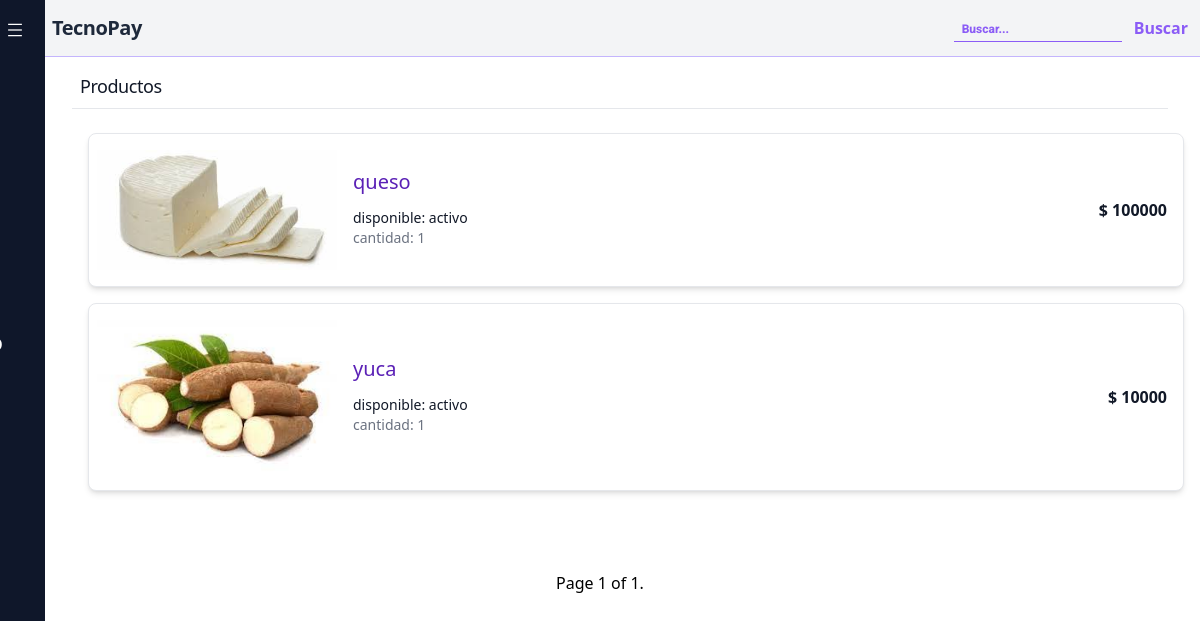
/inicio/, run on an earlier commit of the app's database.
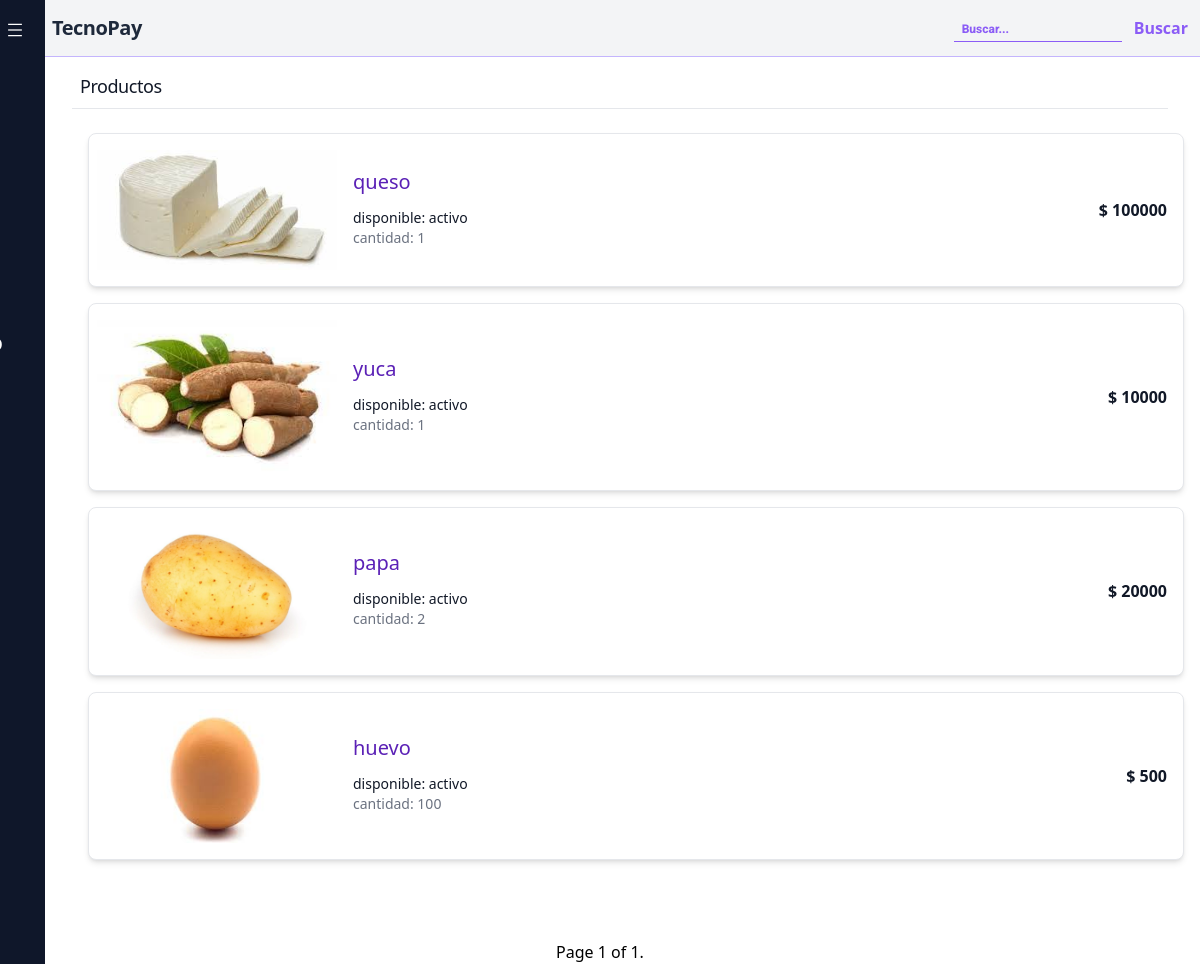
And on a later commit of the database.
### products/models.py (models this page shows, shortened)
class InheritedData(models.Model):
    modified = models.DateTimeField(auto_now=True)
    created = models.DateTimeField(auto_now_add=True)
    class Meta:
        abstract = True

class Products(InheritedData):
    name=models.CharField(max_length=100)
    description=models.TextField()
    img=models.ImageField(null=True,blank=True)
    price=models.PositiveIntegerField()
    quantity=models.PositiveIntegerField(default=1)
    active=models.BooleanField(default=True)
    categorys=models.ManyToManyField(Category)

### products/views.py (the view)
# urls.py: path('inicio/',ProductsView.as_view(),name='products'),
class ProductsView(View):
    def get(self, request, *args, **kwargs):
        search = request.GET.get('search',None)
        if search != None:
            producs_list = Products.objects.filter(name__contains=search)
        else:
            producs_list = Products.objects.all()
        paginator_list = Paginator(producs_list, 15) # Show 15 products per page.
        page_number = request.GET.get('page')
        products_page = paginator_list.get_page(page_number)
        return  render(request, 'products/productslist.html', {'products_page':products_page})

### templates/products/productslist.html (shortened to what this page needs)
{% extends "base/base.html" %}
{% load static %}
{% block content%}
<div class="box ml-10">
    <div class="bg-white ">
        <div class="max-w-2xl mx-auto py-16 px-4  sm:px-6 lg:max-w-7xl lg:px-8">
          <h2 class="text-lg font-medium tracking-tight text-gray-900 p-2 ">Productos</h2>
          <hr>
          <div class="mt-6">
            {% for products in products_page %}
            <div class=" bg-white rounded-lg border shadow-md m-4 dark:bg-gray-800 dark:border-gray-700 w-full">
             <div class="flow-root">
               <a href="{% url 'detail_products' products.id %}">
                  <ul role="list" class="divide-y divide-gray-200 dark:divide-gray-700">
                      <li class="py-3 sm:py-4">
                          <div class="flex items-center space-x-4">
                              <div class="">
                                  <img class="w-60 h-50 object-cover ml-2" src="{{products.img.url}}" alt="Products">
                              </div>
                              <div class="flex-1 min-w-0">
                                <h3 class="text-violet-800 pb-4 text-xl font-medium  leading-none dark:text-white">{{products.name}}</h3>
                                  <p class="text-sm font-medium text-gray-900 truncate dark:text-white">
                                      disponible:
                                      {% if products.active == True %}
                                      activo
                                      {% else %}
                                      no disponible
                                      {% endif %}
                                  </p>
                                  <p class="text-sm text-gray-500 truncate text-gray-400">
                                      cantidad: <span>{{products.quantity}}</span>
                                  </p>
                              </div>
                              <div class="inline-flex items-center text-base font-semibold text-gray-900 dark:text-white p-4">
                                  $ {{products.price}}
                              </div>
                          </div>
                      </li>
                  </ul>
                </a>
             </div>
          </div>
            {% empty %}
            <li>no hay productos disponibles.</li>
            {% endfor %}
          </div>
        </div>
      </div>
</div>
<div class="pagination text-center">
  <span class="step-links">
      <span class="current">
          Page {{ products_page.number }} of {{ products_page.paginator.num_pages }}.
      </span>
  </span>
</div>
{% endblock %}

### templates/base/base.html (shortened to what this page needs)
<!doctype html>
<html>
<head>
  <script src="https://cdn.tailwindcss.com"></script>
</head>
<body>
  <nav class="flex items-center justify-between  bg-gray-100 p-3 absolute w-full border-b border-violet-300">
    <div class="flex items-center flex-shrink-0 text-white mr-6">
      <span class="font-semibold text-xl tracking-tight text-2xl text-slate-800	">TecnoPay</span>
    </div>
    <div class="flex buscador flex-row">
    <div class=" relative mr-3 md:mr-0 md:block border-b border-violet-500">
      <input id="email-adress-icon" class="appearance-none bg-transparent border-none w-full text-slate-700 mr-3 py-1 px-2 leading-tight focus:outline-none placeholder-violet-500 font-extrabold text-xs" type="text" placeholder="Buscar..." aria-label="buscar" style="font-family:Roboto">
    </div>
    <button class="text-violet-500 ml-3 font-semibold text-base" id="buscar">
      Buscar
    </button>
    </div>
  </nav>
    <div class="flex flex-col h-screen p-3 w-60 bg-slate-900	 text-white-800 text-white fixed" id="translate">
        <div class="space-y-3 border-white">
          <div class="flex items-center justify-between  ">
            <button class="p-2" id="button">
              <svg
                xmlns="http://www.w3.org/2000/svg"
                viewBox="0 0 512 512"
                class="w-5 h-5 fill-current text-white"
              >
                <rect width="352" height="32" x="80" y="96"></rect>
                <rect width="352" height="32" x="80" y="240"></rect>
                <rect width="352" height="32" x="80" y="384"></rect>
              </svg>
            </button>
          </div>
          <div class="flex-1 close ">
            <ul class="pt-2 pb-4 space-y-1 text-sm">
              <li class="rounded-sm">
                <a href="{% url 'products' %}" class="flex items-center p-2 space-x-3 rounded-md">
                </a>
              </li>
              <li class="rounded-sm">
                <a href="#" class="flex items-center p-2 space-x-3 rounded-md">
                </a>
              </li>
              <li class="rounded-sm">
                <a href="{% url 'category' %}" class="flex items-center p-2 space-x-3 rounded-md">
                </a>
              </li>
              {% if request.user.is_authenticated  %}
              <li class="rounded-sm">
                <a href="#" class="flex items-center p-2 space-x-3 rounded-md">
                  <svg
                    xmlns="http://www.w3.org/2000/svg"
                    viewBox="0 0 512 512"
                    class="w-5 h-5 fill-current text-red-500"
                  >
                    <path
                      d="M440,424V88H352V13.005L88,58.522V424H16v32h86.9L352,490.358V120h56V456h88V424ZM320,453.642,120,426.056V85.478L320,51Z"
                    ></path>
                    <rect width="32" height="64" x="256" y="232"></rect>
                  </svg>
                  <span class="font-semibold">Logout</span>
                </a>
              </li>
                {% else %}
                <li class="rounded-sm">
                  <a href="{% url 'login' %}" class="flex items-center p-2 space-x-3 rounded-md">
                  </a>
                </li>
                {% endif %}
            </ul>
          </div>
        </div>
        <div class="close flex items-center p-2 mt-12 space-x-4 justify-self-end ">
          <div>
            {% if request.user.is_authenticated  %}
            <h2 class="text-lg font-semibold">{{request.user}}</h2>
            {% else %}
            <h2 class="text-lg font-semibold">Hello user :D</h2>
            {% endif  %}
          </div>
        </div>
      </div>
    {% block content %}
    {% endblock %}
</body>
</html>

### templates/base/base.html (style rules this page uses)
body { box-sizing: border-box; padding: 0; margin: 0; position: relative; }
#translate { transition: 1s; z-index: 1; left: -195px; }

What changed in the data, as far as the page shows it:
added Products: img (picture), name "papa", active "activo", quantity "2", price "20000"
added Products: img (picture), name "huevo", active "activo", quantity "100", price "500"
